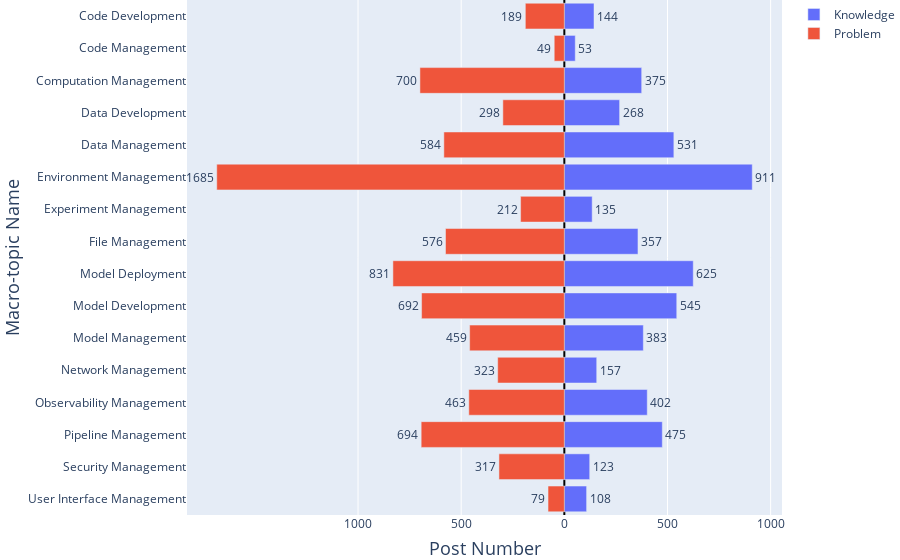

Notebook code cell kept with this figure:
### Code cell
import pandas as pd
import plotly.graph_objects as go
import os

df = pd.read_json(os.path.join(path_rq12, 'macro-topics.json'))

categories = []
frequency_p = []
frequency_k = []

for index, group in df.groupby('Challenge_topic_macro'):
    categories.append(macro_topic_indexing[index])
    frequency_p.append(-len(group[group['Challenge_type'] == 'problem']))  # Note the negative value
    frequency_k.append(len(group[group['Challenge_type'] == 'knowledge']))

fig = go.Figure(data=[
    go.Bar(name='Knowledge', y=categories, x=frequency_k, text=frequency_k, textposition='outside', orientation='h'),
    go.Bar(name='Problem', y=categories, x=frequency_p, text=[-val for val in frequency_p], textposition='outside', orientation='h'),  # Negative values for display
])

tick_values = list(range(-1000, 1800, 500))  # Example tick intervals
tick_text = [str(abs(val)) for val in tick_values]

fig.update_layout(
    barmode='relative',  # This will place bars next to each other
    yaxis_title="Macro-topic Name",
    xaxis_title="Post Number",
    yaxis=dict(autorange="reversed", title_font=dict(size=18)),
    xaxis=dict(title_font=dict(size=18), zeroline=True, zerolinewidth=2, zerolinecolor='Black', tickvals=tick_values, ticktext=tick_text),  # Adjust tickvals and ticktext
    margin=dict(l=0, r=0, t=0, b=0),
)

fig.show()
pio.full_figure_for_development(fig, warn=False)
fig.write_image(os.path.join(path_rq12, 'Macro-topics frequency histogram.pdf'), engine="kaleido")

### Figure 1 — Plotly figure (JSON) as saved in the notebook; plotly's stock layout.template omitted (floating-point values rounded to 4 significant figures)
{"data": [{"name": "Knowledge", "orientation": "h", "text": ["144", "53", "375", "268", "531", "911", "135", "357", "625", "545", "383", "157", "402", "475", "123", "108"], "textposition": "outside", "type": "bar", "x": [144, 53, 375, 268, 531, 911, 135, 357, 625, 545, 383, 157, 402, 475, 123, 108], "y": ["Code Development", "Code Management", "Computation Management", "Data Development", "Data Management", "Environment Management", "Experiment Management", "File Management", "Model Deployment", "Model Development", "Model Management", "Network Management", "Observability Management", "Pipeline Management", "Security Management", "User Interface Management"]}, {"name": "Problem", "orientation": "h", "text": ["189", "49", "700", "298", "584", "1685", "212", "576", "831", "692", "459", "323", "463", "694", "317", "79"], "textposition": "outside", "type": "bar", "x": [-189, -49, -700, -298, -584, -1685, -212, -576, -831, -692, -459, -323, -463, -694, -317, -79], "y": ["Code Development", "Code Management", "Computation Management", "Data Development", "Data Management", "Environment Management", "Experiment Management", "File Management", "Model Deployment", "Model Development", "Model Management", "Network Management", "Observability Management", "Pipeline Management", "Security Management", "User Interface Management"]}], "layout": {"barmode": "relative", "margin": {"b": 0, "l": 0, "r": 0, "t": 0}, "xaxis": {"ticktext": ["1000", "500", "0", "500", "1000", "1500"], "tickvals": [-1000, -500, 0, 500, 1000, 1500], "title": {"font": {"size": 18}, "text": "Post Number"}, "zeroline": true, "zerolinecolor": "Black", "zerolinewidth": 2}, "yaxis": {"autorange": "reversed", "title": {"font": {"size": 18}, "text": "Macro-topic Name"}}}}
